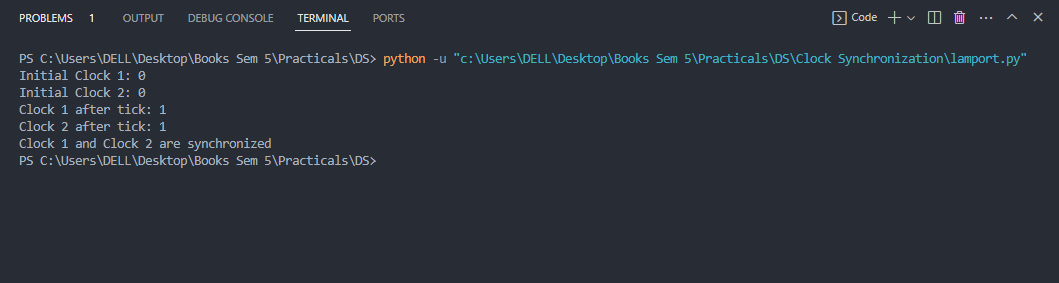
#> input picture LP-1/DS/Clock Synchronization/lamport.PNG, 1059 x 283 px, given in place of the camera
$ python Motion_detection.py
#> lines starting #> are read from the running program, lines starting #| are printed output that depends on the picture
import cv2
import numpy as np
from imutils.video import VideoStream
from imutils import resize
import RPi.GPIO as GPIO
import time

Buzzer_pin = 14
GPIO.setmode(GPIO.BCM)
GPIO.setup(Buzzer_pin, GPIO.OUT)

diff_threshold = 1000000

vs = VideoStream(src=0).start()

def getImage():
    im = vs.read()
#> im is the input picture: shape (283, 1059, 3); mean B, G, R 55.3, 47.2, 42.6
    im = cv2.cvtColor(im, cv2.COLOR_BGR2GRAY)
#> im: shape (283, 1059)
    im = cv2.blur(im, (20, 20))
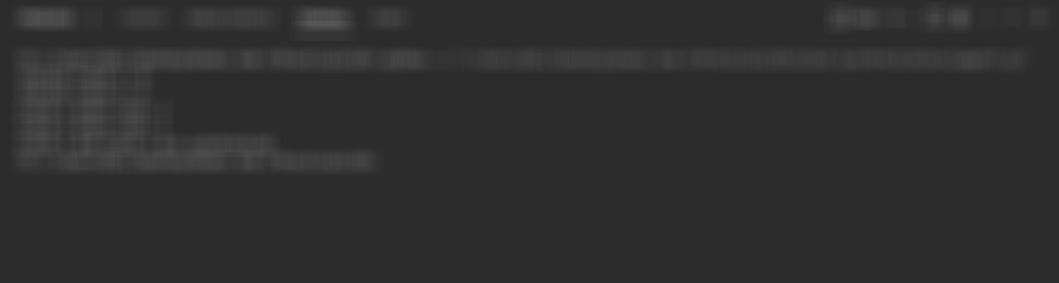
#> im: shape (283, 1059); min 44, max 89, mean 47
    return im

old_image = getImage()

while True:
    new_image =getImage()
    diff = cv2.absdiff(old_image, new_image)
    print(diff)
    diff_score = np.sum(diff)
    if diff_score > diff_threshold:
        print(diff_score)
        print("Movement Detected")
        GPIO.output(Buzzer_pin, GPIO.HIGH)
        time.sleep(0.5)
        GPIO.output(Buzzer_pin, GPIO.LOW)
        time.sleep(0.5)

    old_image= new_image
